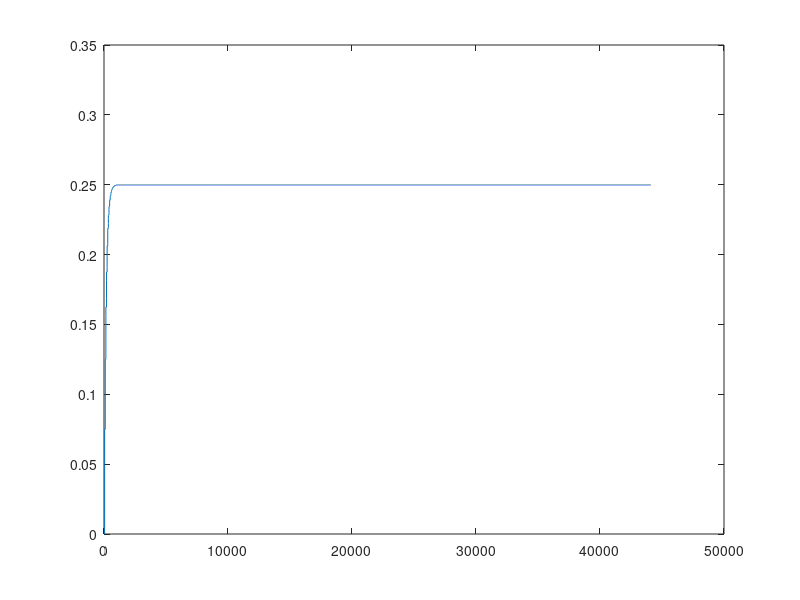

Recreate this plot in MATLAB.
% stefanias bow model
clear; clc; close all; 

freq = 440;
fs = 44100;

N = fs; 

stringLength = floor(fs/freq);
l = stringLength/2;
nutDelay = zeros(1,l);
brigdeDelay = zeros(1,l);

%Interaction
Pb = 0.15;
Fb = 0.3;
Vb = 0.7;

Z = 0.1;
StaticFrictionCoeff = 0.02;
DynamicFrictionCoeff = 0.01;

Von = 0; 
Vob = 0;
Vin = 0; 
Vib = 0;
Vh = 0;

dVon = 0;
dVob = 0;

output = zeros(N,1);

for i = 1:N
    Vin = nutDelay(l);
    Vib = brigdeDelay(l);
    Vh = Vin + Vib;
    
    v = 0;
    f = Fb *(0.3 * (0.1/(0.2 + abs(v - Vb))));
    
    Von = Vib + f/(2*Z); 
    Vob = Vin + f/(2*Z);
    
    inputToNutDelay = 0.5*(Von + dVon);
    inputToBrigdeDelay = 0.5*(Vob + dVob);
    
    nutDelay = [inputToNutDelay, nutDelay(1:l-1)];
    brigdeDelay = [inputToBrigdeDelay, brigdeDelay(1:l-1)];
    
    output(i) = Vh;
    
    dVon = Von; 
    dVoB = Vob;
end

plot(output)


